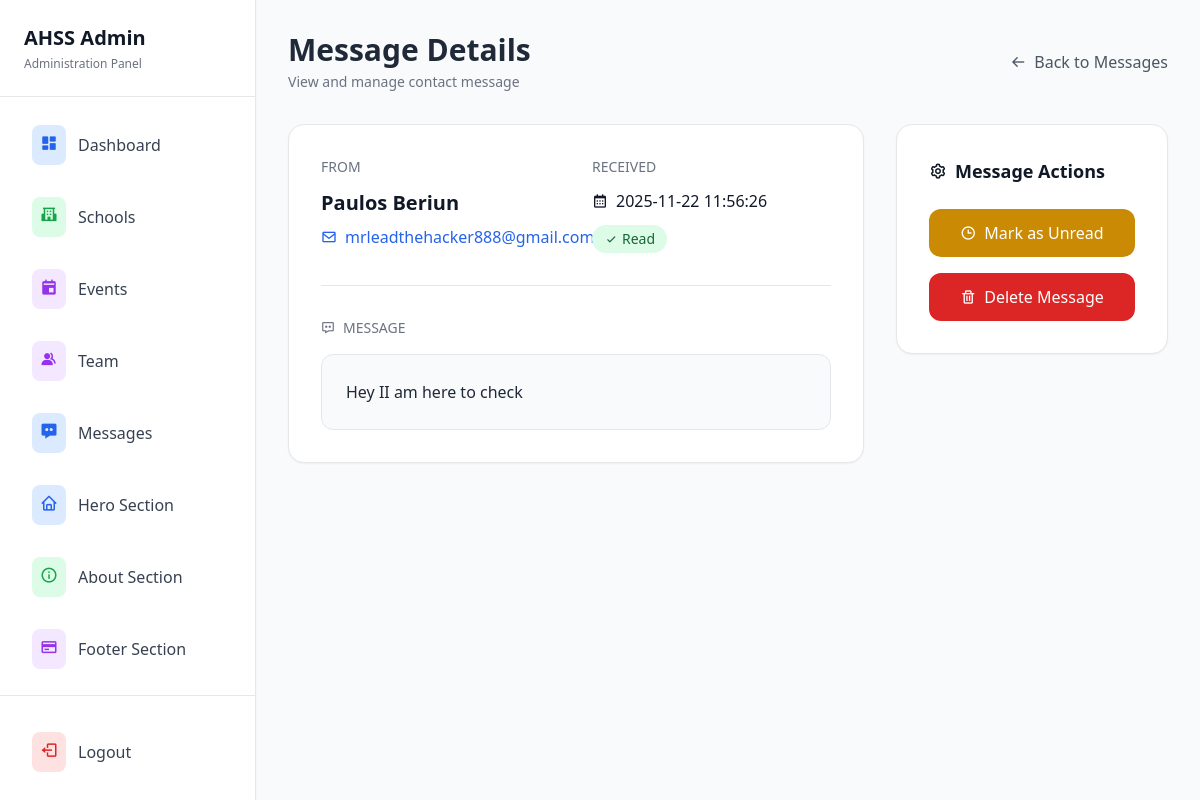
Screenshot of /admin/messages/view/1 (signed in) with the database file from the repository.
### tables this page shows
CREATE TABLE contact_messages
                (id INTEGER PRIMARY KEY AUTOINCREMENT, name TEXT NOT NULL, email TEXT NOT NULL, message TEXT NOT NULL,
                is_read BOOLEAN DEFAULT 0, created_at TIMESTAMP DEFAULT CURRENT_TIMESTAMP);

### app.py (the view)
@app.route('/admin/messages/view/<int:message_id>')
@admin_required
def view_message(message_id):
    conn = get_db_connection()
    message = conn.execute('SELECT * FROM contact_messages WHERE id = ?', (message_id,)).fetchone()
    if message and not message['is_read']:
        conn.execute('UPDATE contact_messages SET is_read = 1 WHERE id = ?', (message_id,))
        conn.commit()
    conn.close()
    if message:
        return render_template('admin/view_message.html', message=message)
    else:
        flash('Message not found!', 'error')
        return redirect(url_for('admin_messages'))

### app.py (called while the page is built)
def get_db_connection():
    conn = sqlite3.connect('site.db')
    conn.row_factory = sqlite3.Row
    return conn

def admin_required(f):
    @wraps(f)
    def decorated_function(*args, **kwargs):
        if 'admin_logged_in' not in session:
            flash('Please login to access this page.', 'error')
            return redirect(url_for('admin_login'))
        if 'login_time' in session:
            login_time = datetime.fromisoformat(session['login_time'])
            if datetime.now() - login_time > app.config['PERMANENT_SESSION_LIFETIME']:
                session.clear()
                flash('Session expired. Please login again.', 'error')
                return redirect(url_for('admin_login'))
        return f(*args, **kwargs)
    return decorated_function

@app.before_request
def make_session_permanent():
    session.permanent = True

### templates/admin/view_message.html (shortened to what this page needs)
<!DOCTYPE html>
<html lang="en">
<head>
    <script src="https://cdn.tailwindcss.com"></script>
    <link href='https://unpkg.com/boxicons@2.1.4/css/boxicons.min.css' rel='stylesheet'>
</head>
<body class="bg-gray-50 text-gray-800">
    <div class="flex min-h-screen">
        {% include 'admin/include/sidebar.html' %}
        <main class="lg:ml-64 flex-1 p-8">
            <div class="max-w-6xl mx-auto space-y-8">
                <div class="flex items-center justify-between">
                    <div>
                        <h1 class="text-3xl font-bold">Message Details</h1>
                        <p class="text-gray-500 text-sm mt-1">View and manage contact message</p>
                    </div>
                    <a href="{{ url_for('admin_messages') }}"
                       class="text-gray-600 hover:text-gray-800 font-medium flex items-center">
                        <i class='bx bx-arrow-back mr-2'></i> Back to Messages
                    </a>
                </div>
                <div class="grid grid-cols-1 lg:grid-cols-3 gap-8">
                    <div class="lg:col-span-2">
                        <div class="bg-white rounded-2xl border border-gray-200 shadow-sm p-8">
                            <div class="grid grid-cols-1 md:grid-cols-2 gap-8 mb-8">
                                <div>
                                    <h5 class="text-sm font-medium text-gray-500 uppercase mb-3">From</h5>
                                    <h4 class="text-xl font-semibold text-gray-900">{{ message.name }}</h4>
                                    <a href="mailto:{{ message.email }}" class="text-blue-600 hover:text-blue-800 mt-2 flex items-center">
                                        <i class='bx bx-envelope mr-2'></i> {{ message.email }}
                                    </a>
                                </div>
                                <div>
                                    <h5 class="text-sm font-medium text-gray-500 uppercase mb-3">Received</h5>
                                    <p class="text-gray-900 flex items-center">
                                        <i class='bx bx-calendar mr-2'></i> {{ message.created_at }}
                                    </p>
                                    <span class="inline-flex mt-3 items-center px-3 py-1 rounded-full text-sm font-medium {% if not message.is_read %}bg-yellow-100 text-yellow-800{% else %}bg-green-100 text-green-800{% endif %}">
                                        <i class='bx {% if not message.is_read %}bx-time{% else %}bx-check{% endif %} mr-1'></i>
                                        {{ 'Unread' if not message.is_read else 'Read' }}
                                    </span>
                                </div>
                            </div>
                            <hr class="my-8 border-gray-200">
                            <div>
                                <h5 class="text-sm font-medium text-gray-500 uppercase mb-4 flex items-center">
                                    <i class='bx bx-message-dots mr-2'></i> Message
                                </h5>
                                <div class="bg-gray-50 rounded-xl p-6 border border-gray-200">
                                    <p class="text-gray-800 whitespace-pre-line leading-relaxed">{{ message.message }}</p>
                                </div>
                            </div>
                        </div>
                    </div>
                    <div>
                        <div class="bg-white rounded-2xl border border-gray-200 shadow-sm p-8">
                            <h5 class="text-lg font-semibold text-gray-900 mb-6 flex items-center">
                                <i class='bx bx-cog mr-2'></i> Message Actions
                            </h5>
                            <div class="space-y-4">
                                {% if not message.is_read %}
                                <a href="{{ url_for('mark_message_read', message_id=message.id) }}"
                                   class="w-full flex items-center justify-center bg-green-600 hover:bg-green-700 text-white px-6 py-3 rounded-xl font-medium transition duration-200">
                                    <i class='bx bx-check mr-2'></i> Mark as Read
                                </a>
                                {% else %}
                                <a href="{{ url_for('mark_message_unread', message_id=message.id) }}"
                                   class="w-full flex items-center justify-center bg-yellow-600 hover:bg-yellow-700 text-white px-6 py-3 rounded-xl font-medium transition duration-200">
                                    <i class='bx bx-time mr-2'></i> Mark as Unread
                                </a>
                                {% endif %}
                                <a href="{{ url_for('delete_message', message_id=message.id) }}"
                                   onclick="return confirm('Are you sure you want to delete this message?')"
                                   class="w-full flex items-center justify-center bg-red-600 hover:bg-red-700 text-white px-6 py-3 rounded-xl font-medium transition duration-200">
                                    <i class='bx bx-trash mr-2'></i> Delete Message
                                </a>
                            </div>
                        </div>
                    </div>
                </div>
            </div>
        </main>
    </div>
</body>
</html>

### rows the page displays
contact_messages: name "Paulos Beriun", email "mrleadthehacker888@gmail.coma", created_at "2025-11-22 11:56:26", is_read "Read", message "Hey II am here to check"
